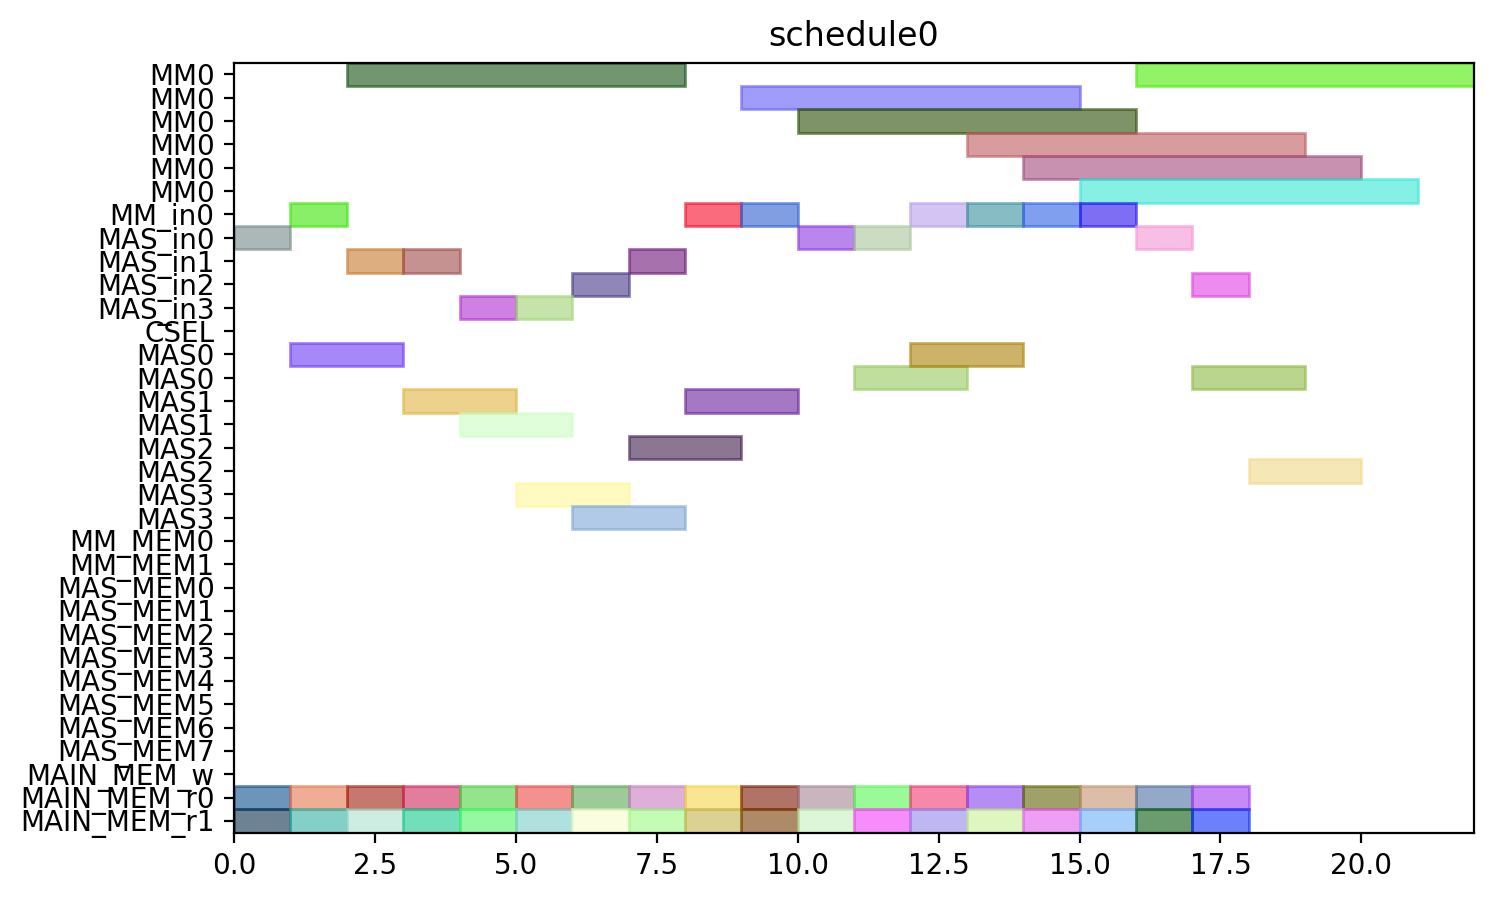

Python code for this plot:
from pyschedule import Scenario, solvers, plotters, alt


def solve():
	horizon = 120
	S = Scenario("schedule0", horizon=horizon)

	# resource
	MM = S.Resources('MM', num=1, size=6)
	MM_in = S.Resources('MM_in', num=1)
	MAS_in = S.Resources('MAS_in', num=4)
	CSEL = S.Resource('CSEL')
	MAS = S.Resources('MAS', num=4, size=2, periods=range(1, horizon))
	MM_MEM = S.Resources('MM_MEM', num=2)
	MAS_MEM = S.Resources('MAS_MEM', num=8)
	MAIN_MEM_w = S.Resource('MAIN_MEM_w', size=1)
	MAIN_MEM_r = S.Resources('MAIN_MEM_r', num=2)

	# result of previous scheduling

	# new tasks
	t0_t0 = S.Task('t0_t0', length=2, delay_cost=1)
	t0_t0 += alt(MAS)
	t0_t0_in = S.Task('t0_t0_in', length=1, delay_cost=1)
	t0_t0_in += alt(MAS_in)
	S += t0_t0_in*MAS_in[0]<=t0_t0*MAS[0]

	S += t0_t0_in*MAS_in[1]<=t0_t0*MAS[1]

	S += t0_t0_in*MAS_in[2]<=t0_t0*MAS[2]

	S += t0_t0_in*MAS_in[3]<=t0_t0*MAS[3]

	t0_t0_mem0 = S.Task('t0_t0_mem0', length=1, delay_cost=1)
	t0_t0_mem0 += MAIN_MEM_r[0]
	S += t0_t0_mem0 <= t0_t0

	t0_t0_mem1 = S.Task('t0_t0_mem1', length=1, delay_cost=1)
	t0_t0_mem1 += MAIN_MEM_r[1]
	S += t0_t0_mem1 <= t0_t0

	t0_t1 = S.Task('t0_t1', length=2, delay_cost=1)
	t0_t1 += alt(MAS)
	t0_t1_in = S.Task('t0_t1_in', length=1, delay_cost=1)
	t0_t1_in += alt(MAS_in)
	S += t0_t1_in*MAS_in[0]<=t0_t1*MAS[0]

	S += t0_t1_in*MAS_in[1]<=t0_t1*MAS[1]

	S += t0_t1_in*MAS_in[2]<=t0_t1*MAS[2]

	S += t0_t1_in*MAS_in[3]<=t0_t1*MAS[3]

	t0_t1_mem0 = S.Task('t0_t1_mem0', length=1, delay_cost=1)
	t0_t1_mem0 += MAIN_MEM_r[0]
	S += t0_t1_mem0 <= t0_t1

	t0_t1_mem1 = S.Task('t0_t1_mem1', length=1, delay_cost=1)
	t0_t1_mem1 += MAIN_MEM_r[1]
	S += t0_t1_mem1 <= t0_t1

	t0_t3 = S.Task('t0_t3', length=6, delay_cost=1)
	t0_t3 += alt(MM)
	t0_t3_in = S.Task('t0_t3_in', length=1, delay_cost=1)
	t0_t3_in += alt(MM_in)
	S += t0_t3_in*MM_in[0]<=t0_t3*MM[0]
	t0_t3_mem0 = S.Task('t0_t3_mem0', length=1, delay_cost=1)
	t0_t3_mem0 += MAIN_MEM_r[0]
	S += t0_t3_mem0 <= t0_t3

	t0_t3_mem1 = S.Task('t0_t3_mem1', length=1, delay_cost=1)
	t0_t3_mem1 += MAIN_MEM_r[1]
	S += t0_t3_mem1 <= t0_t3

	t1_t0 = S.Task('t1_t0', length=2, delay_cost=1)
	t1_t0 += alt(MAS)
	t1_t0_in = S.Task('t1_t0_in', length=1, delay_cost=1)
	t1_t0_in += alt(MAS_in)
	S += t1_t0_in*MAS_in[0]<=t1_t0*MAS[0]

	S += t1_t0_in*MAS_in[1]<=t1_t0*MAS[1]

	S += t1_t0_in*MAS_in[2]<=t1_t0*MAS[2]

	S += t1_t0_in*MAS_in[3]<=t1_t0*MAS[3]

	t1_t0_mem0 = S.Task('t1_t0_mem0', length=1, delay_cost=1)
	t1_t0_mem0 += MAIN_MEM_r[0]
	S += t1_t0_mem0 <= t1_t0

	t1_t0_mem1 = S.Task('t1_t0_mem1', length=1, delay_cost=1)
	t1_t0_mem1 += MAIN_MEM_r[1]
	S += t1_t0_mem1 <= t1_t0

	t1_t1 = S.Task('t1_t1', length=2, delay_cost=1)
	t1_t1 += alt(MAS)
	t1_t1_in = S.Task('t1_t1_in', length=1, delay_cost=1)
	t1_t1_in += alt(MAS_in)
	S += t1_t1_in*MAS_in[0]<=t1_t1*MAS[0]

	S += t1_t1_in*MAS_in[1]<=t1_t1*MAS[1]

	S += t1_t1_in*MAS_in[2]<=t1_t1*MAS[2]

	S += t1_t1_in*MAS_in[3]<=t1_t1*MAS[3]

	t1_t1_mem0 = S.Task('t1_t1_mem0', length=1, delay_cost=1)
	t1_t1_mem0 += MAIN_MEM_r[0]
	S += t1_t1_mem0 <= t1_t1

	t1_t1_mem1 = S.Task('t1_t1_mem1', length=1, delay_cost=1)
	t1_t1_mem1 += MAIN_MEM_r[1]
	S += t1_t1_mem1 <= t1_t1

	t1_t3 = S.Task('t1_t3', length=6, delay_cost=1)
	t1_t3 += alt(MM)
	t1_t3_in = S.Task('t1_t3_in', length=1, delay_cost=1)
	t1_t3_in += alt(MM_in)
	S += t1_t3_in*MM_in[0]<=t1_t3*MM[0]
	t1_t3_mem0 = S.Task('t1_t3_mem0', length=1, delay_cost=1)
	t1_t3_mem0 += MAIN_MEM_r[0]
	S += t1_t3_mem0 <= t1_t3

	t1_t3_mem1 = S.Task('t1_t3_mem1', length=1, delay_cost=1)
	t1_t3_mem1 += MAIN_MEM_r[1]
	S += t1_t3_mem1 <= t1_t3

	t2_t2 = S.Task('t2_t2', length=2, delay_cost=1)
	t2_t2 += alt(MAS)
	t2_t2_in = S.Task('t2_t2_in', length=1, delay_cost=1)
	t2_t2_in += alt(MAS_in)
	S += t2_t2_in*MAS_in[0]<=t2_t2*MAS[0]

	S += t2_t2_in*MAS_in[1]<=t2_t2*MAS[1]

	S += t2_t2_in*MAS_in[2]<=t2_t2*MAS[2]

	S += t2_t2_in*MAS_in[3]<=t2_t2*MAS[3]

	t2_t2_mem0 = S.Task('t2_t2_mem0', length=1, delay_cost=1)
	t2_t2_mem0 += MAIN_MEM_r[0]
	S += t2_t2_mem0 <= t2_t2

	t2_t2_mem1 = S.Task('t2_t2_mem1', length=1, delay_cost=1)
	t2_t2_mem1 += MAIN_MEM_r[1]
	S += t2_t2_mem1 <= t2_t2

	t5_t0 = S.Task('t5_t0', length=6, delay_cost=1)
	t5_t0 += alt(MM)
	t5_t0_in = S.Task('t5_t0_in', length=1, delay_cost=1)
	t5_t0_in += alt(MM_in)
	S += t5_t0_in*MM_in[0]<=t5_t0*MM[0]
	t5_t0_mem0 = S.Task('t5_t0_mem0', length=1, delay_cost=1)
	t5_t0_mem0 += MAIN_MEM_r[0]
	S += t5_t0_mem0 <= t5_t0

	t5_t0_mem1 = S.Task('t5_t0_mem1', length=1, delay_cost=1)
	t5_t0_mem1 += MAIN_MEM_r[1]
	S += t5_t0_mem1 <= t5_t0

	t5_t1 = S.Task('t5_t1', length=6, delay_cost=1)
	t5_t1 += alt(MM)
	t5_t1_in = S.Task('t5_t1_in', length=1, delay_cost=1)
	t5_t1_in += alt(MM_in)
	S += t5_t1_in*MM_in[0]<=t5_t1*MM[0]
	t5_t1_mem0 = S.Task('t5_t1_mem0', length=1, delay_cost=1)
	t5_t1_mem0 += MAIN_MEM_r[0]
	S += t5_t1_mem0 <= t5_t1

	t5_t1_mem1 = S.Task('t5_t1_mem1', length=1, delay_cost=1)
	t5_t1_mem1 += MAIN_MEM_r[1]
	S += t5_t1_mem1 <= t5_t1

	t5_t2 = S.Task('t5_t2', length=2, delay_cost=1)
	t5_t2 += alt(MAS)
	t5_t2_in = S.Task('t5_t2_in', length=1, delay_cost=1)
	t5_t2_in += alt(MAS_in)
	S += t5_t2_in*MAS_in[0]<=t5_t2*MAS[0]

	S += t5_t2_in*MAS_in[1]<=t5_t2*MAS[1]

	S += t5_t2_in*MAS_in[2]<=t5_t2*MAS[2]

	S += t5_t2_in*MAS_in[3]<=t5_t2*MAS[3]

	t5_t2_mem0 = S.Task('t5_t2_mem0', length=1, delay_cost=1)
	t5_t2_mem0 += MAIN_MEM_r[0]
	S += t5_t2_mem0 <= t5_t2

	t5_t2_mem1 = S.Task('t5_t2_mem1', length=1, delay_cost=1)
	t5_t2_mem1 += MAIN_MEM_r[1]
	S += t5_t2_mem1 <= t5_t2

	t5_t3 = S.Task('t5_t3', length=2, delay_cost=1)
	t5_t3 += alt(MAS)
	t5_t3_in = S.Task('t5_t3_in', length=1, delay_cost=1)
	t5_t3_in += alt(MAS_in)
	S += t5_t3_in*MAS_in[0]<=t5_t3*MAS[0]

	S += t5_t3_in*MAS_in[1]<=t5_t3*MAS[1]

	S += t5_t3_in*MAS_in[2]<=t5_t3*MAS[2]

	S += t5_t3_in*MAS_in[3]<=t5_t3*MAS[3]

	t5_t3_mem0 = S.Task('t5_t3_mem0', length=1, delay_cost=1)
	t5_t3_mem0 += MAIN_MEM_r[0]
	S += t5_t3_mem0 <= t5_t3

	t5_t3_mem1 = S.Task('t5_t3_mem1', length=1, delay_cost=1)
	t5_t3_mem1 += MAIN_MEM_r[1]
	S += t5_t3_mem1 <= t5_t3

	t7_t0 = S.Task('t7_t0', length=2, delay_cost=1)
	t7_t0 += alt(MAS)
	t7_t0_in = S.Task('t7_t0_in', length=1, delay_cost=1)
	t7_t0_in += alt(MAS_in)
	S += t7_t0_in*MAS_in[0]<=t7_t0*MAS[0]

	S += t7_t0_in*MAS_in[1]<=t7_t0*MAS[1]

	S += t7_t0_in*MAS_in[2]<=t7_t0*MAS[2]

	S += t7_t0_in*MAS_in[3]<=t7_t0*MAS[3]

	t7_t0_mem0 = S.Task('t7_t0_mem0', length=1, delay_cost=1)
	t7_t0_mem0 += MAIN_MEM_r[0]
	S += t7_t0_mem0 <= t7_t0

	t7_t0_mem1 = S.Task('t7_t0_mem1', length=1, delay_cost=1)
	t7_t0_mem1 += MAIN_MEM_r[1]
	S += t7_t0_mem1 <= t7_t0

	t7_t1 = S.Task('t7_t1', length=2, delay_cost=1)
	t7_t1 += alt(MAS)
	t7_t1_in = S.Task('t7_t1_in', length=1, delay_cost=1)
	t7_t1_in += alt(MAS_in)
	S += t7_t1_in*MAS_in[0]<=t7_t1*MAS[0]

	S += t7_t1_in*MAS_in[1]<=t7_t1*MAS[1]

	S += t7_t1_in*MAS_in[2]<=t7_t1*MAS[2]

	S += t7_t1_in*MAS_in[3]<=t7_t1*MAS[3]

	t7_t1_mem0 = S.Task('t7_t1_mem0', length=1, delay_cost=1)
	t7_t1_mem0 += MAIN_MEM_r[0]
	S += t7_t1_mem0 <= t7_t1

	t7_t1_mem1 = S.Task('t7_t1_mem1', length=1, delay_cost=1)
	t7_t1_mem1 += MAIN_MEM_r[1]
	S += t7_t1_mem1 <= t7_t1

	t7_t3 = S.Task('t7_t3', length=6, delay_cost=1)
	t7_t3 += alt(MM)
	t7_t3_in = S.Task('t7_t3_in', length=1, delay_cost=1)
	t7_t3_in += alt(MM_in)
	S += t7_t3_in*MM_in[0]<=t7_t3*MM[0]
	t7_t3_mem0 = S.Task('t7_t3_mem0', length=1, delay_cost=1)
	t7_t3_mem0 += MAIN_MEM_r[0]
	S += t7_t3_mem0 <= t7_t3

	t7_t3_mem1 = S.Task('t7_t3_mem1', length=1, delay_cost=1)
	t7_t3_mem1 += MAIN_MEM_r[1]
	S += t7_t3_mem1 <= t7_t3

	t10_t0 = S.Task('t10_t0', length=6, delay_cost=1)
	t10_t0 += alt(MM)
	t10_t0_in = S.Task('t10_t0_in', length=1, delay_cost=1)
	t10_t0_in += alt(MM_in)
	S += t10_t0_in*MM_in[0]<=t10_t0*MM[0]
	t10_t0_mem0 = S.Task('t10_t0_mem0', length=1, delay_cost=1)
	t10_t0_mem0 += MAIN_MEM_r[0]
	S += t10_t0_mem0 <= t10_t0

	t10_t0_mem1 = S.Task('t10_t0_mem1', length=1, delay_cost=1)
	t10_t0_mem1 += MAIN_MEM_r[1]
	S += t10_t0_mem1 <= t10_t0

	t10_t1 = S.Task('t10_t1', length=6, delay_cost=1)
	t10_t1 += alt(MM)
	t10_t1_in = S.Task('t10_t1_in', length=1, delay_cost=1)
	t10_t1_in += alt(MM_in)
	S += t10_t1_in*MM_in[0]<=t10_t1*MM[0]
	t10_t1_mem0 = S.Task('t10_t1_mem0', length=1, delay_cost=1)
	t10_t1_mem0 += MAIN_MEM_r[0]
	S += t10_t1_mem0 <= t10_t1

	t10_t1_mem1 = S.Task('t10_t1_mem1', length=1, delay_cost=1)
	t10_t1_mem1 += MAIN_MEM_r[1]
	S += t10_t1_mem1 <= t10_t1

	t10_t2 = S.Task('t10_t2', length=2, delay_cost=1)
	t10_t2 += alt(MAS)
	t10_t2_in = S.Task('t10_t2_in', length=1, delay_cost=1)
	t10_t2_in += alt(MAS_in)
	S += t10_t2_in*MAS_in[0]<=t10_t2*MAS[0]

	S += t10_t2_in*MAS_in[1]<=t10_t2*MAS[1]

	S += t10_t2_in*MAS_in[2]<=t10_t2*MAS[2]

	S += t10_t2_in*MAS_in[3]<=t10_t2*MAS[3]

	t10_t2_mem0 = S.Task('t10_t2_mem0', length=1, delay_cost=1)
	t10_t2_mem0 += MAIN_MEM_r[0]
	S += t10_t2_mem0 <= t10_t2

	t10_t2_mem1 = S.Task('t10_t2_mem1', length=1, delay_cost=1)
	t10_t2_mem1 += MAIN_MEM_r[1]
	S += t10_t2_mem1 <= t10_t2

	t10_t3 = S.Task('t10_t3', length=2, delay_cost=1)
	t10_t3 += alt(MAS)
	t10_t3_in = S.Task('t10_t3_in', length=1, delay_cost=1)
	t10_t3_in += alt(MAS_in)
	S += t10_t3_in*MAS_in[0]<=t10_t3*MAS[0]

	S += t10_t3_in*MAS_in[1]<=t10_t3*MAS[1]

	S += t10_t3_in*MAS_in[2]<=t10_t3*MAS[2]

	S += t10_t3_in*MAS_in[3]<=t10_t3*MAS[3]

	t10_t3_mem0 = S.Task('t10_t3_mem0', length=1, delay_cost=1)
	t10_t3_mem0 += MAIN_MEM_r[0]
	S += t10_t3_mem0 <= t10_t3

	t10_t3_mem1 = S.Task('t10_t3_mem1', length=1, delay_cost=1)
	t10_t3_mem1 += MAIN_MEM_r[1]
	S += t10_t3_mem1 <= t10_t3

	solvers.mip.solve(S,msg=1,kind='CPLEX',ratio_gap=1.01)

	solution = [['hoge']*len(S.solution()[1]) for i in range(len(S.solution()))]
	for i in range(len(S.solution())):
		for j in range(len(S.solution()[i])):
			solution[i][j]=str(S.solution()[i][j])
	print(solution)

	cycles = int(solution[-1][3])

	pic_file_name = "/home/mfukuda/ABE/multiRAM_multiMAS_16mux/scheduling_result/stage6MM1_stage2MAS4/EP2_DBL_w_EVAL/schedule0.png"
	if(S.solution() != []):
		plotters.matplotlib.plot(S,img_filename=pic_file_name, show_task_labels=False, fig_size=(cycles*0.25+3, 5))

	return solution
